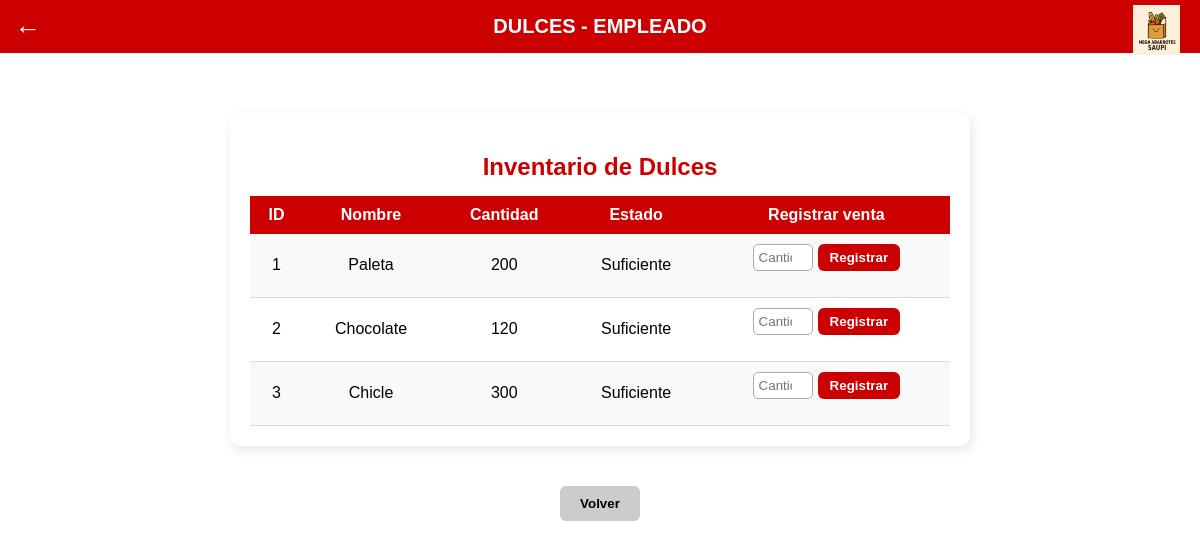
Before: /dulces_empleado.php with the older database file.
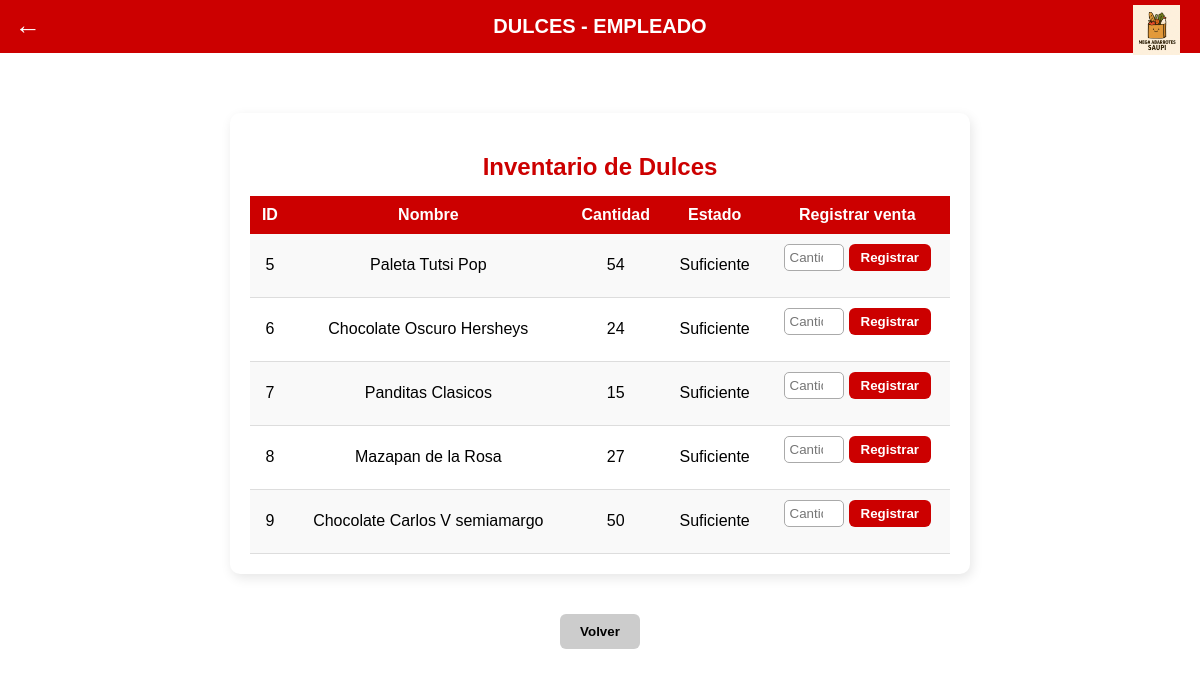
After: the same page with the newer database file.
### tables this page shows
CREATE TABLE `dulces` (
  `id` int(11) NOT NULL,
  `nombre` varchar(50) NOT NULL,
  `cantidad` int(11) NOT NULL DEFAULT 0,
  `estado` varchar(30) NOT NULL
);

### dulces_empleado.php (the view, shortened to what this page needs)
<?php
include "config/conexion.php";
include "views/header.php";
$sql = "SELECT * FROM dulces";
$result = $conn->query($sql);
?>
<link rel="stylesheet" href="assets/css/style.css">
<div class="container-empleado">
  <div class="card-product-empleado">
    <h2>Inventario de Dulces</h2>
    <table class="tabla-empleado">
      <tr>
        <th>ID</th>
        <th>Nombre</th>
        <th>Cantidad</th>
        <th>Estado</th>
        <th>Registrar venta</th>
      </tr>
      <?php while ($row = $result->fetch_assoc()) { ?>
      <tr>
        <td><?php echo $row['id']; ?></td>
        <td><?php echo htmlspecialchars($row['nombre']); ?></td>
        <td><?php echo $row['cantidad']; ?></td>
        <td><?php echo htmlspecialchars($row['estado']); ?></td>
        <td>
          <form method="POST" action="controllers/registrar_venta.php" class="form-venta">
            <input type="number" name="cantidad" placeholder="Cantidad" min="1" required class="input-cantidad">
            <button type="submit" class="btn-registrar">Registrar</button>
          </form>
        </td>
      </tr>
      <?php } ?>
    </table>
  </div>
  <button class="btn-volver" onclick="window.location.href='inicio_empleado.php'">Volver</button>
</div>

Changed rows visible on the page:
removed dulces: id "1", nombre "Paleta", cantidad "200", estado "Suficiente"
removed dulces: id "2", nombre "Chocolate", cantidad "120", estado "Suficiente"
removed dulces: id "3", nombre "Chicle", cantidad "300", estado "Suficiente"
added dulces: id "5", nombre "Paleta Tutsi Pop", cantidad "54", estado "Suficiente"
added dulces: id "6", nombre "Chocolate Oscuro Hersheys", cantidad "24", estado "Suficiente"
added dulces: id "7", nombre "Panditas Clasicos", cantidad "15", estado "Suficiente"
added dulces: id "8", nombre "Mazapan de la Rosa", cantidad "27", estado "Suficiente"
added dulces: id "9", nombre "Chocolate Carlos V semiamargo", cantidad "50", estado "Suficiente"
